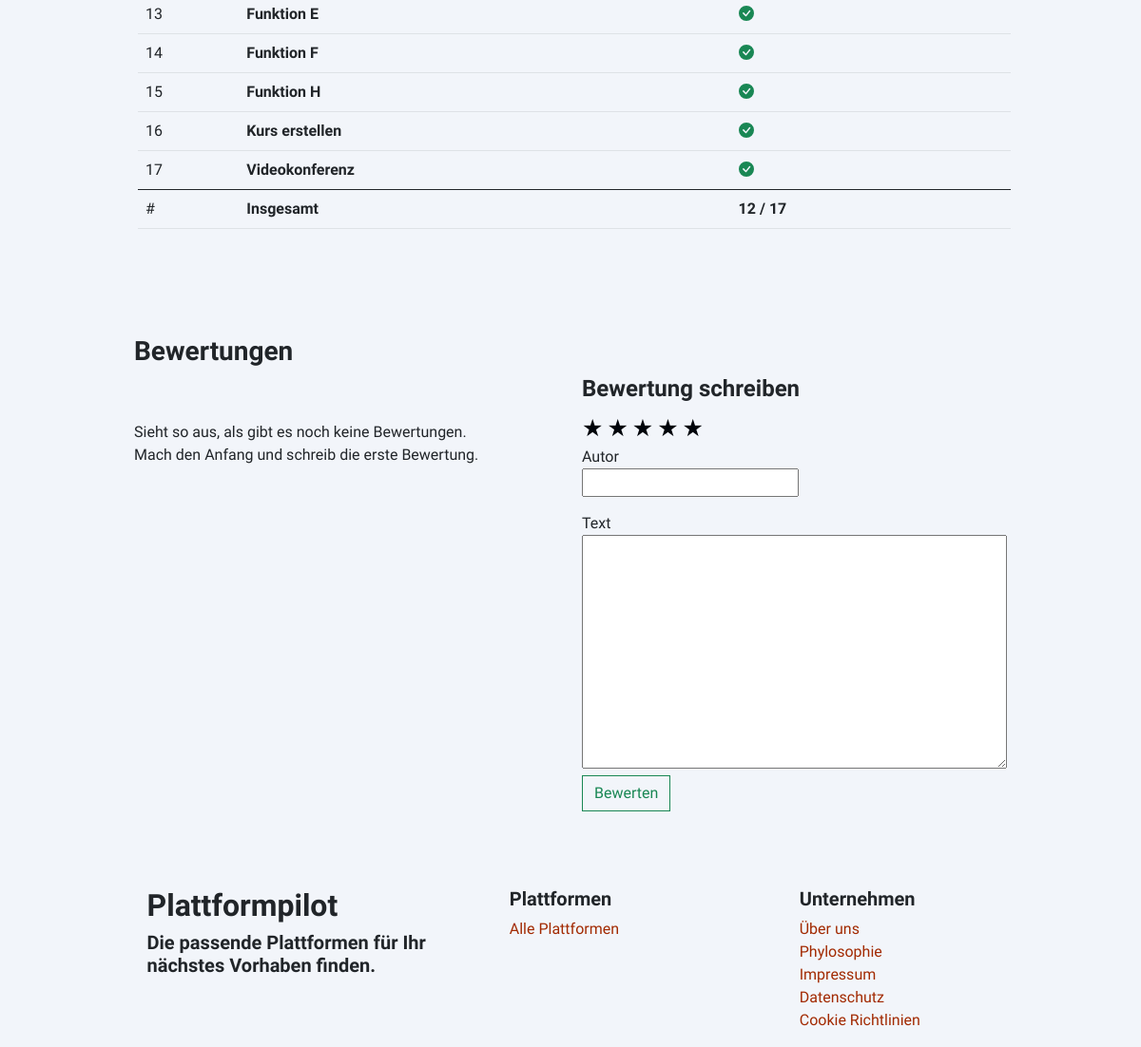
Page /plattform/iserv (lower part) on the earlier database version.
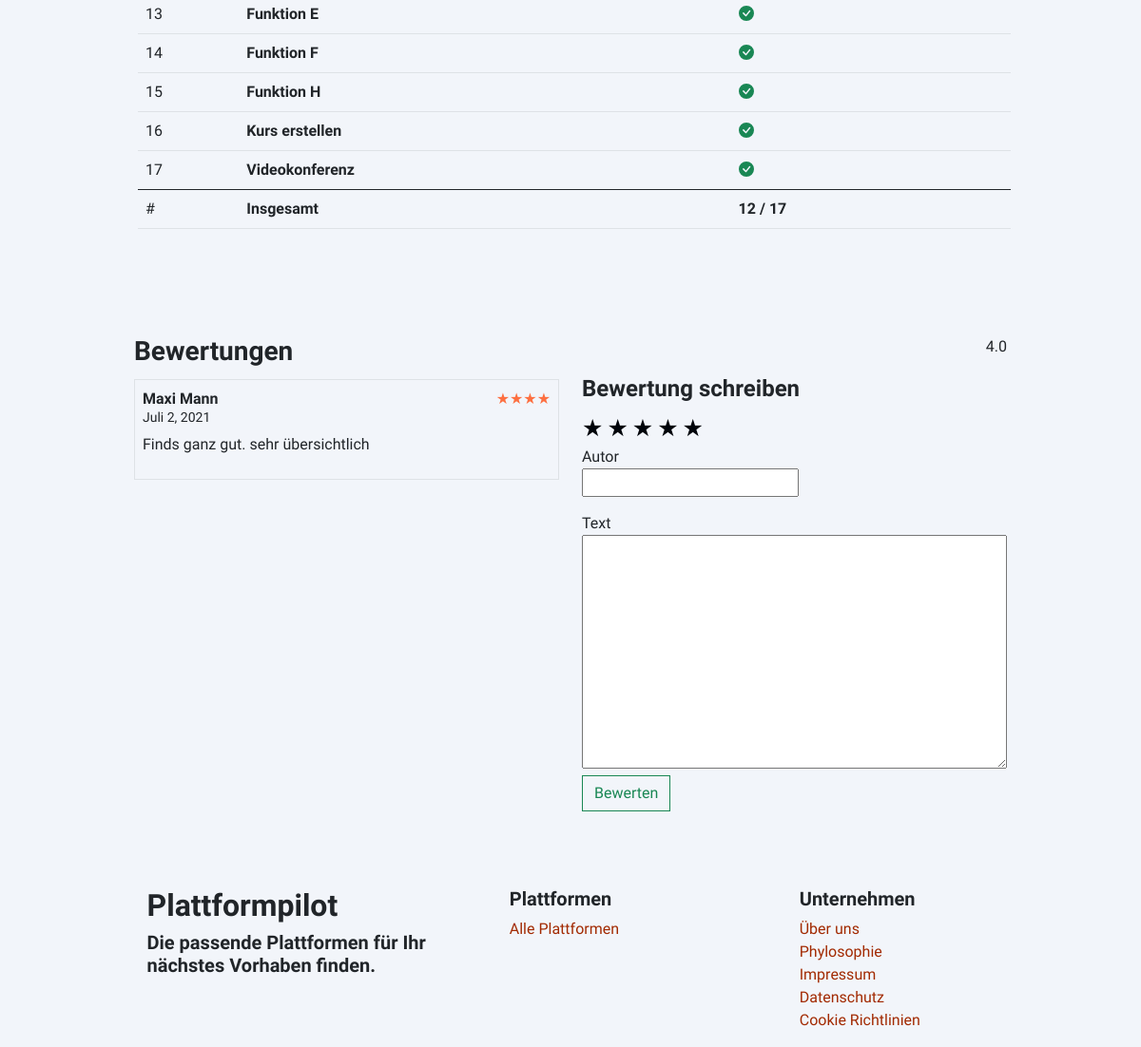
Same page on the later database version.
### apps/platforms/models.py (models this page shows)
class Functionality(models.Model):
    functionality = models.CharField(max_length=200)
    def __str__(self):
        return f'{self.functionality}'

### apps/reviews/models.py (models this page shows)
class Review(models.Model):
    platform = models.ForeignKey(Platform, on_delete=models.SET_NULL, null=True)
    author = models.CharField(max_length=200)
    content = models.TextField(max_length=1000, blank=True, null=True)
    rating = models.IntegerField(default=5)
    is_checked = models.BooleanField(default=False)
    created_at = models.DateField(auto_now_add=True, null=True)

### apps/platforms/views.py (the view)
# urls.py: path('<slug>', platform_detail, name="platform_detail")
def platform_detail(request, slug):
    platform = Platform.objects.get(slug=slug)
    category = Category.objects.get(category=platform.category)
    functionality_count = platform.functionality.count()
    category_filter_count = category.filter_functions.count()
    function_count = round(functionality_count * 10 / category_filter_count, 2)
    function_count = str(function_count)
    all_functions = category.filter_functions.all().order_by('functionality')
    reviews = Review.objects.filter(platform=platform, is_checked=True).order_by('-created_at', '-rating')
    av_rating = calc_rating(platform.id)
    if request.method == 'POST':
        form = ReviewForm(request.POST)
        if form.is_valid():
            print(form.cleaned_data['platform'].id)
            if form.cleaned_data['platform'].id == platform.id:
                form.save(commit=False)
                form.rating = int(request.POST['rating'])
                form.platform = form.cleaned_data['platform']
                form.save()
                messages.success(request, 'Super! Ihre Bewertung wird von uns geprüft und anschließend freigeschaltet.')
                return redirect('platform:platform_detail', platform.slug)
            else:
                messages.error(request, 'Uups, etwas stimmt nicht. Versuche es nochmal!')
        else:
            messages.error(request, 'Sieht so aus als fehlt hier etwas.. Hast du den Autor und eine Sterne-Bewertung angegeben?')
    else:
        form = ReviewForm()
    return render(request, 'platforms/platform-detail.html', {
        'platform': platform,
        'function_count': function_count,
        'all_functions': all_functions,
        'category': category,
        'form': form,
        'reviews': reviews,
        'av_rating': av_rating,
        'functionality_count': functionality_count,
        'category_filter_count': category_filter_count
    })

### apps/reviews/forms.py
class ReviewForm(forms.ModelForm):
    class Meta:
        model = Review
        fields = ['author', 'content', 'rating', 'platform']
        exclude = ['is_checked', ]

### apps/core/models.py (called while the page is built)
    def __str__(self):
        return f'{self.category}'

### apps/platforms/functions.py (called while the page is built)
def calc_rating(id):
    platform = Platform.objects.get(id=id)
    reviews = Review.objects.all().exclude(is_checked=False)
    counter = 0
    iterations = 0
    for count, i in enumerate(reviews):
        if i.platform == platform:
            counter += i.rating
            iterations += 1
    if iterations > 0:
        return counter/iterations
    else:
        return 0

### apps/platforms/templatetags/stars.py (called while the page is built)
def stars(value):
    if value == 1:
        return '&#9733;'
    elif value == 2:
        return '&#9733;&#9733;'
    elif value == 3:
        return '&#9733;&#9733;&#9733;'
    elif value == 4:
        return '&#9733;&#9733;&#9733;&#9733;'
    elif value == 5:
        return '&#9733;&#9733;&#9733;&#9733;&#9733;'

### templates/platforms/platform-detail.html (shortened to what this page needs)
{% extends 'base.html' %}
{% load static embed_video_tags stars %}
{% block custom-css %}
    <link rel="stylesheet" href="{% static 'aos/aos.min.css' %}"/>
    <link rel="stylesheet" href="{% static 'css/platforms/platform-detail.css' %}"/>
{% endblock %}
{% block content %}
    <div class="wrapper">
        <div class="container container-custom">
            <div class="row row-cols-1 g-5 mt-5 px-4">
                <div class="scrollspy-section col my-5" id="functions_wrapper">
                    <div class="table-responsive">
                        <table class="table">
                            <tbody>
                            {% for f in all_functions %}
                                <tr data-aos="fade-right" data-aos-duration="400" data-aos-delay="50">
                                    <td>{{ forloop.counter }}</td>
                                    <td class="{% if f in platform.functionality.all %}fw-bold {% endif %}">
                                        {{ f }}
                                    </td>
                                    <td class="text-md-start text-end">
                                    </td>
                                </tr>
                            {% endfor %}
                            <tfoot data-aos="fade-right" data-aos-duration="400" data-aos-delay="50">
                            <td>#</td>
                            <th>Insgesamt</th>
                            <th>{{ functionality_count }} / {{ category_filter_count }}</th>
                            </tfoot>
                            </tbody>
                        </table>
                    </div>
                </div>
                <div class="review__wrapper col">
                    <div class="d-flex justify-content-between">
                        <h3>Bewertungen</h3>
                        {% if av_rating > 0 %}
                            <span>{{ av_rating|floatformat:1 }}</span>
                        {% endif %}
                    </div>
                    {% include '_includes/platforms/review-form.html' %}
                </div>
            </div>
        </div>
    </div>
{% endblock %}

### templates/_includes/platforms/review-form.html (shortened to what this page needs)
{% load stars %}
<div class="row">
    <form id="form" method="POST" class="col-md-6 col-12 order-md-1 order-3 mt-md-0 mt-5" data-aos="fade-left" data-aos-duration="600" data-aos-delay="50">
        <h4>Bewertung schreiben</h4>
        <div class="d-flex justify-content-start">
            <div class="clasificacion">
                <label for="radio1" class="star-label">&#9733;</label>
                <label for="radio2" class="star-label">&#9733;</label>
                <label for="radio3" class="star-label">&#9733;</label>
                <label for="radio4" class="star-label">&#9733;</label>
                <label for="radio5" class="star-label">&#9733;</label>
            </div>
        </div>
        <div class="d-block">
            <label for="id_author">Autor</label>
            <br>
            {{ form.author }}
        </div>
        <div class="d-block mt-3">
            <label for="id_content">Text</label>
            <br>
            {{ form.content }}
        </div>
        <button type="button" onclick="check_rating()" class="btn btn-outline-success rounded-0">Bewerten</button>
    </form>
    <div class="col-md-6 col-12">
        {% for review in reviews|slice:5 %}
            <div class="p-2 border my-1" data-aos="fade-right" data-aos-duration="400" data-aos-delay="{{ forloop.counter }}00">
                <div class="d-flex justify-content-between">
                    <div>
                        <b>{{ review.author }}</b>
                        <br>
                        <small class="position-relative" style="top: -5px;">{{ review.created_at }}</small>
                    </div>
                    <span class="star-rating">{{ review.rating|stars|safe }}</span>
                </div>
                {% if review.content %}
                    <p>{{ review.content }}</p>
                {% endif %}
            </div>
        {% empty %}
            <p class="text-start py-md-5 py-3">
                Sieht so aus, als gibt es noch keine Bewertungen. <br> Mach den Anfang und schreib die erste Bewertung.
            </p>
        {% endfor %}
    </div>
</div>

Differences in the rows shown:
added Review: author "Maxi Mann", created_at "Juli 2, 2021", rating|stars "★★★★", content "Finds ganz gut. sehr übersichtlich"
Other differences:
{{ av_rating|floatformat:1 }}: (not shown) → "4.0"
text no longer shown: "Sieht so aus, als gibt es noch keine Bewertungen. Mach den Anfang und schreib die erste Bewertung."
